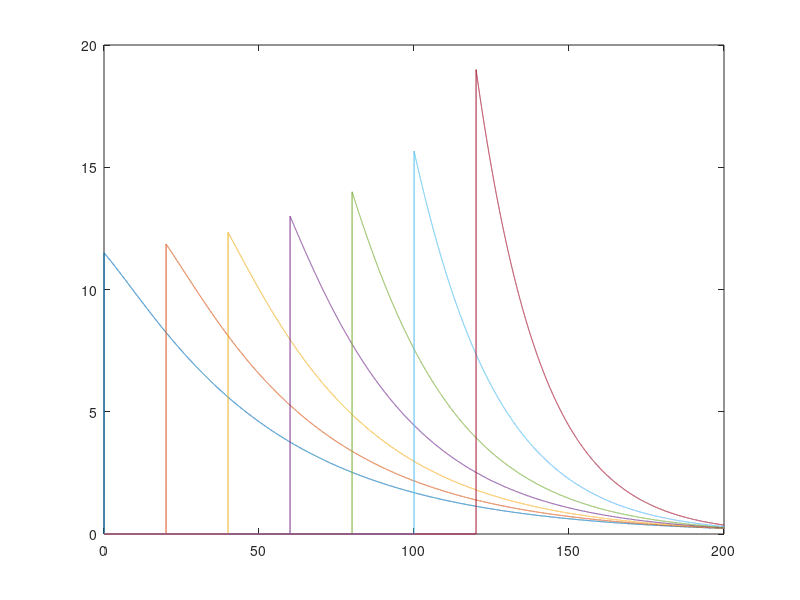

The MATLAB script that drew this image:


dt=0.01; %msec
simTime=200 %msec
numSteps=round(simTime/dt);

tAxis=dt:dt:simTime;

numCompartments=7;
tau2=10; %msec
tau1s=linspace(20,50,numCompartments);

tau1s=fliplr(tau1s);

spatiotemporalSpikePattern=zeros(numCompartments,numSteps);

gapTimeIdx=round(20/dt);

for i=1:numCompartments
	spikeIdx=gapTimeIdx*(i-1)+1;
	spatiotemporalSpikePattern(i,spikeIdx)=1;
end

gsynMax=1;
gsyn=zeros(numCompartments,numSteps);
weights=gsynMax*ones(numCompartments,1);

for step=1:numSteps-1
	%loop across dendritic compartments (towards soma)
	%for compNum=1:numCompartments
	currentSpatialSpikePattern=spatiotemporalSpikePattern(:,step);

	currentCompsWithSpikes=find(currentSpatialSpikePattern);
	%%%%%%%%%%%%%%%%%%%%%%%%%%%%%%%%%%%%%%%%%%%%%%%%%%%%%%%%%%%%%%%%%%%%%%%
	%for each spike-compartment pair, adds kernel to conductance variable
	%%%%%%%%%%%%%%%%%%%%%%%%%%%%%%%%%%%%%%%%%%%%%%%%%%%%%%%%%%%%%%%%%%%%%%%
	for i=1:length(currentCompsWithSpikes)
		compNum=currentCompsWithSpikes(i);
		temporalCoeff=tau2*tau1s(compNum)/(tau1s(compNum)-tau2);

		currSpikeTime=step*dt;
		weight=weights(compNum);

		synEndStep=step+1+round(300/dt);
		if(synEndStep>numSteps)
			synEndStep=numSteps;
		end
		synCurrentIdxes=(step+1):synEndStep;

		gsyn(compNum,synCurrentIdxes)=weight*temporalCoeff*exp(-(dt*synCurrentIdxes-currSpikeTime)/tau1s(compNum))-exp(-(dt*synCurrentIdxes-currSpikeTime)/tau2);
	
	end

end

figure
plot(tAxis,gsyn)
